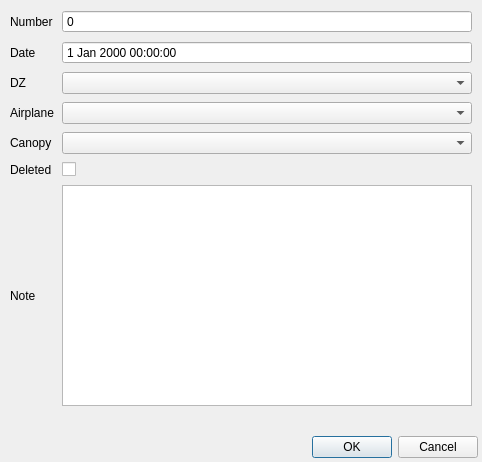
<?xml version="1.0" encoding="UTF-8"?>
<ui version="4.0">
 <class>N3JumpEditor</class>
 <widget class="QDialog" name="N3JumpEditor">
  <property name="windowModality">
   <enum>Qt::WindowModal</enum>
  </property>
  <property name="geometry">
   <rect>
    <x>0</x>
    <y>0</y>
    <width>482</width>
    <height>462</height>
   </rect>
  </property>
  <property name="windowTitle">
   <string>Jump edit</string>
  </property>
  <property name="modal">
   <bool>true</bool>
  </property>
  <layout class="QVBoxLayout" name="verticalLayout_2">
   <property name="spacing">
    <number>4</number>
   </property>
   <property name="leftMargin">
    <number>4</number>
   </property>
   <property name="topMargin">
    <number>4</number>
   </property>
   <property name="rightMargin">
    <number>4</number>
   </property>
   <property name="bottomMargin">
    <number>4</number>
   </property>
   <item>
    <layout class="QVBoxLayout" name="verticalLayout">
     <item>
      <widget class="QFrame" name="editFrame">
       <property name="frameShape">
        <enum>QFrame::Panel</enum>
       </property>
       <property name="frameShadow">
        <enum>QFrame::Sunken</enum>
       </property>
       <property name="lineWidth">
        <number>0</number>
       </property>
       <layout class="QGridLayout" name="gridLayout_2">
        <property name="leftMargin">
         <number>6</number>
        </property>
        <property name="topMargin">
         <number>6</number>
        </property>
        <property name="rightMargin">
         <number>6</number>
        </property>
        <property name="bottomMargin">
         <number>6</number>
        </property>
        <property name="spacing">
         <number>8</number>
        </property>
        <item row="0" column="0">
         <layout class="QGridLayout" name="gridLayout">
          <item row="3" column="0">
           <widget class="QLabel" name="label_4">
            <property name="text">
             <string>Airplane</string>
            </property>
           </widget>
          </item>
          <item row="5" column="1">
           <widget class="QCheckBox" name="cbxDeleted">
            <property name="enabled">
             <bool>true</bool>
            </property>
            <property name="text">
             <string/>
            </property>
            <property name="checkable">
             <bool>true</bool>
            </property>
            <property name="checked">
             <bool>false</bool>
            </property>
           </widget>
          </item>
          <item row="0" column="0">
           <widget class="QLabel" name="label">
            <property name="text">
             <string>Number</string>
            </property>
           </widget>
          </item>
          <item row="2" column="1">
           <widget class="QComboBox" name="cbDZ">
            <property name="styleSheet">
             <string notr="true"/>
            </property>
            <property name="frame">
             <bool>true</bool>
            </property>
           </widget>
          </item>
          <item row="3" column="1">
           <widget class="QComboBox" name="cbAirplane"/>
          </item>
          <item row="2" column="0">
           <widget class="QLabel" name="label_3">
            <property name="text">
             <string>DZ</string>
            </property>
           </widget>
          </item>
          <item row="5" column="0">
           <widget class="QLabel" name="label_6">
            <property name="text">
             <string>Deleted</string>
            </property>
           </widget>
          </item>
          <item row="4" column="1">
           <widget class="QComboBox" name="cbCanopy"/>
          </item>
          <item row="1" column="0">
           <widget class="QLabel" name="label_2">
            <property name="text">
             <string>Date</string>
            </property>
           </widget>
          </item>
          <item row="4" column="0">
           <widget class="QLabel" name="label_5">
            <property name="text">
             <string>Canopy</string>
            </property>
           </widget>
          </item>
          <item row="0" column="1">
           <widget class="QSpinBox" name="spnNumber">
            <property name="enabled">
             <bool>true</bool>
            </property>
            <property name="readOnly">
             <bool>true</bool>
            </property>
            <property name="buttonSymbols">
             <enum>QAbstractSpinBox::NoButtons</enum>
            </property>
            <property name="maximum">
             <number>999999999</number>
            </property>
           </widget>
          </item>
          <item row="1" column="1">
           <widget class="QDateTimeEdit" name="deDate">
            <property name="enabled">
             <bool>true</bool>
            </property>
            <property name="readOnly">
             <bool>true</bool>
            </property>
            <property name="buttonSymbols">
             <enum>QAbstractSpinBox::NoButtons</enum>
            </property>
           </widget>
          </item>
          <item row="6" column="0">
           <widget class="QLabel" name="label_7">
            <property name="text">
             <string>Note</string>
            </property>
           </widget>
          </item>
          <item row="6" column="1">
           <widget class="QPlainTextEdit" name="teNote"/>
          </item>
         </layout>
        </item>
       </layout>
      </widget>
     </item>
     <item>
      <spacer name="horizontalSpacer">
       <property name="orientation">
        <enum>Qt::Horizontal</enum>
       </property>
       <property name="sizeHint" stdset="0">
        <size>
         <width>40</width>
         <height>20</height>
        </size>
       </property>
      </spacer>
     </item>
     <item>
      <widget class="QDialogButtonBox" name="buttonBox">
       <property name="standardButtons">
        <set>QDialogButtonBox::Cancel|QDialogButtonBox::Ok</set>
       </property>
      </widget>
     </item>
    </layout>
   </item>
  </layout>
 </widget>
 <resources/>
 <connections>
  <connection>
   <sender>buttonBox</sender>
   <signal>rejected()</signal>
   <receiver>N3JumpEditor</receiver>
   <slot>reject()</slot>
   <hints>
    <hint type="sourcelabel">
     <x>240</x>
     <y>444</y>
    </hint>
    <hint type="destinationlabel">
     <x>240</x>
     <y>230</y>
    </hint>
   </hints>
  </connection>
 </connections>
</ui>
